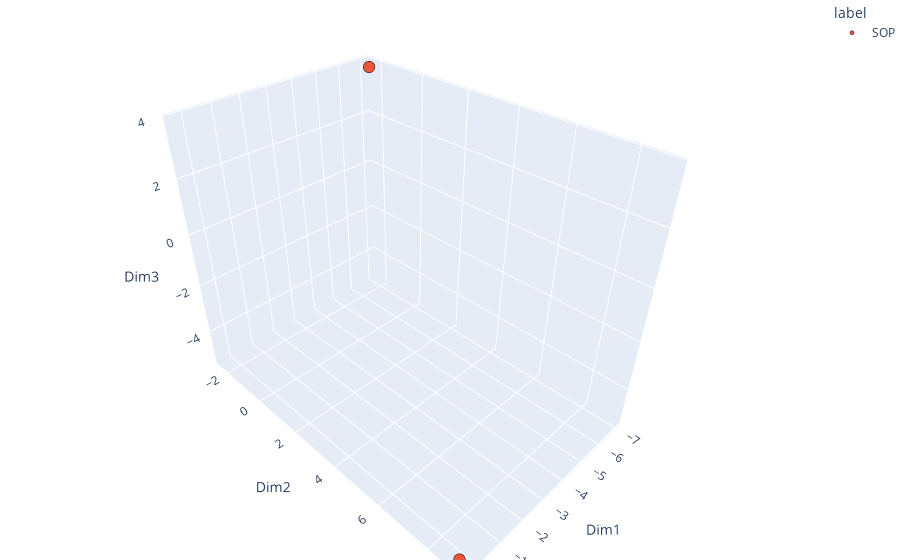

Notebook cell for this chart:
### Code cell
X_doc2vec_3D = TSNE(n_components=3, init='random', random_state=42).fit_transform(X)

# Create DataFrame for X2 data
df_doc2vec = pd.DataFrame(X_doc2vec_3D, columns=['Dim1', 'Dim2','Dim3'])

# Create DataFrame for labels
df_doc2vec['label'] = labels
df_doc2vec['document'] = df.filename

# Save DataFrames to CSV files
#df_doc2vec.to_csv('X2_model_data_v2.csv', index=False)

import plotly.express as px


fig = px.scatter_3d(df_doc2vec, x='Dim1', y='Dim2', z='Dim3',
              color='label',
              opacity=1,
              #size=np.random.rand(len(df_doc2vec)),#[1] * len(df_doc2vec),
              #size='size',
              hover_name='document')
fig.update_layout(margin=dict(l=0, r=0, b=0, t=0))
fig.update_traces(marker_size = 4,marker_line_color='black', marker_line_width=0.5)
fig.show()

### Figure 1 — Plotly figure (JSON) as saved in the notebook; plotly's stock layout.template omitted (floating-point values rounded to 4 significant figures)
{"data": [{"hovertemplate": "<b>%{hovertext}</b><br><br>label=SOP<br>Dim1=%{x}<br>Dim2=%{y}<br>Dim3=%{z}<extra></extra>", "hovertext": ["Anexo T.03.03 - 80059353 MIRISTATO DE ISOPROPILO", "Anexo T.03.03 - 80770359 ALCOHOL ISOPROPILICO", "T.03.03 - 80770359 ALCOHOL ISOPROPILICO"], "legendgroup": "SOP", "marker": {"color": "#EF553B", "line": {"color": "black", "width": 0.5}, "opacity": 1, "size": 4, "symbol": "circle"}, "mode": "markers", "name": "SOP", "scene": "scene", "showlegend": true, "type": "scatter3d", "x": [-7.087, -7.087, 0.3399], "y": [-2.393, -2.393, 8.921], "z": [3.759, 3.759, -5.22]}], "layout": {"legend": {"title": {"text": "label"}, "tracegroupgap": 0}, "margin": {"b": 0, "l": 0, "r": 0, "t": 0}, "scene": {"domain": {"x": [0, 1], "y": [0, 1]}, "xaxis": {"title": {"text": "Dim1"}}, "yaxis": {"title": {"text": "Dim2"}}, "zaxis": {"title": {"text": "Dim3"}}}}}
